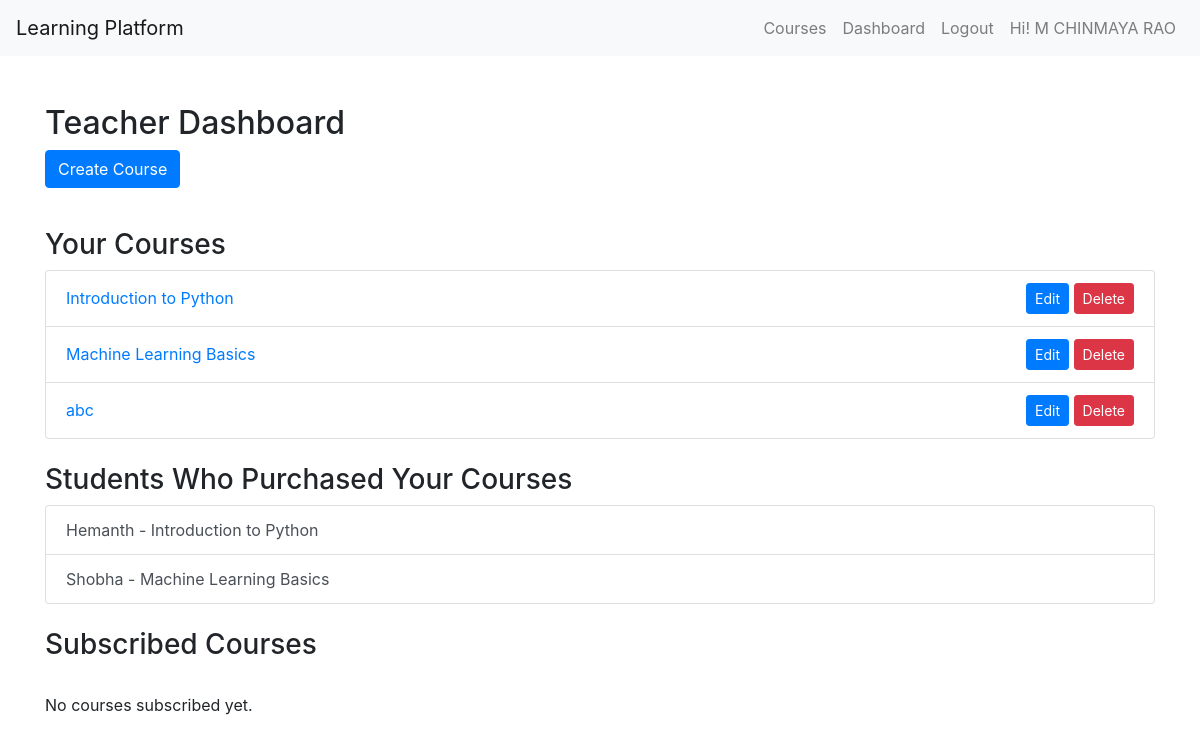
Before: /dashboard/ (signed in) with the older database file.
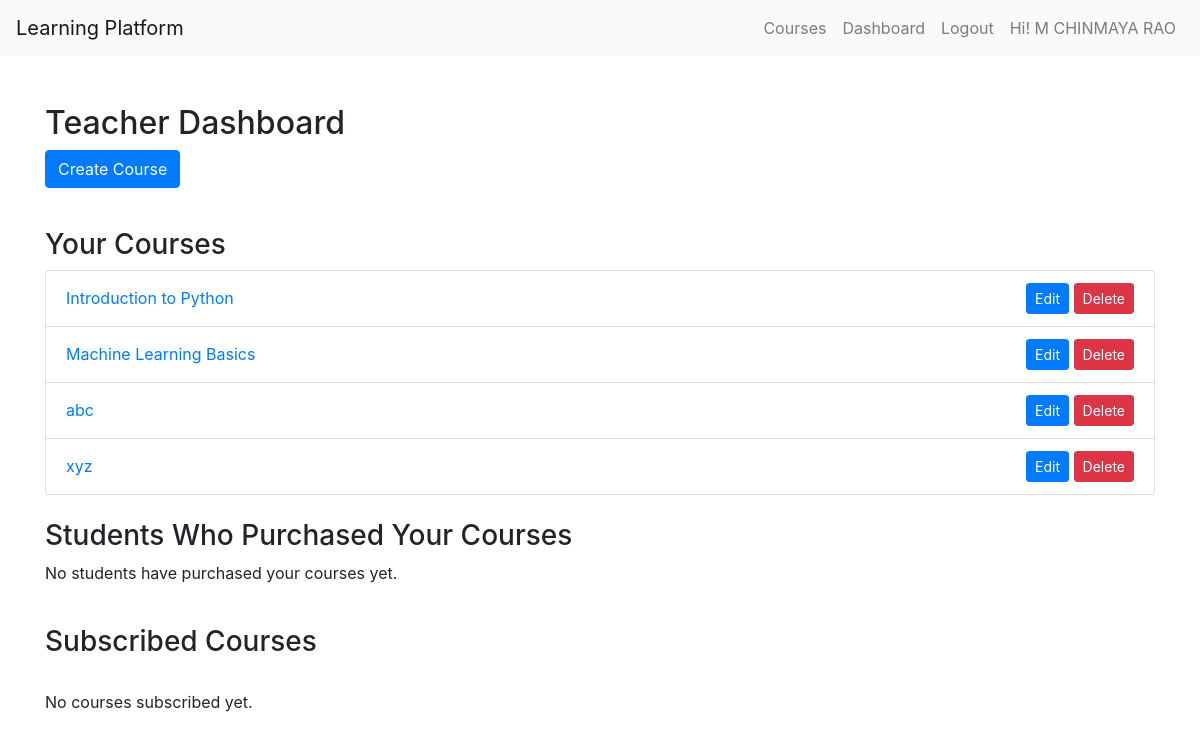
After: the same page with the newer database file.
### users/models.py (models this page shows, shortened)
class User(AbstractBaseUser, PermissionsMixin):
    email = models.EmailField(unique=True)
    name = models.CharField(max_length=30, blank=True)
    is_active = models.BooleanField(default=True)
    is_staff = models.BooleanField(default=False)
    ROLE_CHOICES = (
        ('student', 'Student'),
        ('teacher', 'Teacher'),
    )
    role = models.CharField(max_length=7, choices=ROLE_CHOICES, default='student')
    objects = UserManager()
    USERNAME_FIELD = 'email'
    REQUIRED_FIELDS = []

### courses/models.py (models this page shows, shortened)
class Course(models.Model):
    course_id = models.AutoField(primary_key=True)
    name = models.CharField(max_length=50)
    description = models.CharField( max_length=120)
    created_at = models.DateTimeField(auto_now_add=True)
    updated_at = models.DateTimeField(auto_now=True)
    price = models.FloatField()
    teacher = models.ForeignKey("users.User", on_delete=models.CASCADE)

### users/views.py (the view)
# urls.py: path('dashboard/',DashboardView.as_view(),name='dashboard')
class DashboardView(LoginRequiredMixin,View):
    def get(self, request, *args, **kwargs):
        if request.user.role == "teacher":
            courses = Course.objects.filter(teacher=request.user)
            enrollments = Enrollment.objects.filter(course__in =courses)
            subscribers = [{'name':item.student.name,'course':item.course.name} for item in enrollments]
            subscribed_courses = Enrollment.objects.filter(student = request.user)
            return render(request,'teacher_dashboard.html',{"subscribers":subscribers,"courses":courses,"subscribed_courses":subscribed_courses})
        else:
            subscribed_courses = Enrollment.objects.filter(student = request.user)
            return render(request,'student_dashboard.html',{"subscribed_courses":subscribed_courses})

### templates/teacher_dashboard.html (shortened to what this page needs)
{% extends 'base.html' %}
{% block content %}
    <h2>Teacher Dashboard</h2>
    <a href="{% url 'course_create' %}" class="btn btn-primary mb-3">Create Course</a>
    <h3 class="mt-4">Your Courses</h3>
    <div class="list-group">
        {% for course in courses %}
        <div class="list-group-item list-group-item-action d-flex justify-content-between align-items-center">
            <a href="{% url 'course_detail' course.name %}" style="flex-grow: 1; text-decoration: none; ">
                {{ course.name }}
            </a>
            <div >
                <a href="{% url 'course_update' course.name %}">
                    <button class="btn btn-primary btn-sm">Edit</button>
                </a>
                <form action="{% url 'course_delete' course.name %}" method="post" style="display: inline;">
                    <button type="submit" class="btn btn-danger btn-sm">Delete</button>
                </form>
            </div>
        </div>
    {% empty %}
        <p>No courses available.</p>
    {% endfor %}
    </div>
    <h3 class="mt-4">Students Who Purchased Your Courses</h3>
    <div class="list-group">
        {% for subscriber in subscribers %}
            <div class="list-group-item list-group-item-action">{{ subscriber.name }} - {{ subscriber.course }}</div>
        {% empty %}
            <p>No students have purchased your courses yet.</p>
        {% endfor %}
    </div>
    <div>
        <h3 class="mt-4">Subscribed Courses</h3>
        <br>
        <div class="list-group">
            {% for item in subscribed_courses %}
                <a href="{% url 'course_detail' item.course.name %}" class="list-group-item list-group-item-action d-flex justify-content-between align-items-center">
                    {{ item.course.name }}
                    {% if item.status == 'active' %}
                        <span class="badge bg-success">Active</span>
                    {% elif item.status == 'expired' %}
                        <span class="badge bg-danger">Expired</span>
                    {% endif %}
                </a>
            {% empty %}
                <p>No courses subscribed yet.</p>
            {% endfor %}
        </div>
    </div>
{% endblock %}

### templates/base.html (shortened to what this page needs)
<!DOCTYPE html>
<html lang="en">
<head>
    <link rel="stylesheet" href="https://stackpath.bootstrapcdn.com/bootstrap/4.5.2/css/bootstrap.min.css">
</head>
<body>
    <nav class="navbar navbar-expand-lg navbar-light bg-light">
        <a class="navbar-brand" href="{% url 'index' %}">Learning Platform</a>
        <div class="collapse navbar-collapse">
            <ul class="navbar-nav ml-auto">
                <li class="nav-item"><a class="nav-link" href="{% url 'course_list'%}">Courses</a></li>
                {% if user.is_authenticated %}
                    <li class="nav-item"><a class="nav-link" href="{% url 'dashboard'%}">Dashboard</a></li>
                    <li class="nav-item"><a class="nav-link" href="{% url 'logout' %}">Logout</a></li>
                    <li class="nav-item"><a class="nav-link" href="">Hi! {{ user.name }}</a></li>
                {% else %}
                    <li class="nav-item"><a class="nav-link" href="{% url 'login' %}">Login</a></li>
                    <li class="nav-item"><a class="nav-link" href="{% url 'signup' %}">Sign Up</a></li>
                {% endif %}
            </ul>
        </div>
    </nav>
    <div class="container mt-5">
        {% block content %}
        {% endblock %}
    </div>
</body>
</html>

Changed rows visible on the page:
no longer on this page (row edited): User: name "Hemanth"
no longer on this page (row edited): User: name "Shobha"
added Course: name "xyz"
Other visible differences:
text now shown: "No students have purchased your courses yet."
list line gone: "Introduction to Python"
list line gone: "Machine Learning Basics"
